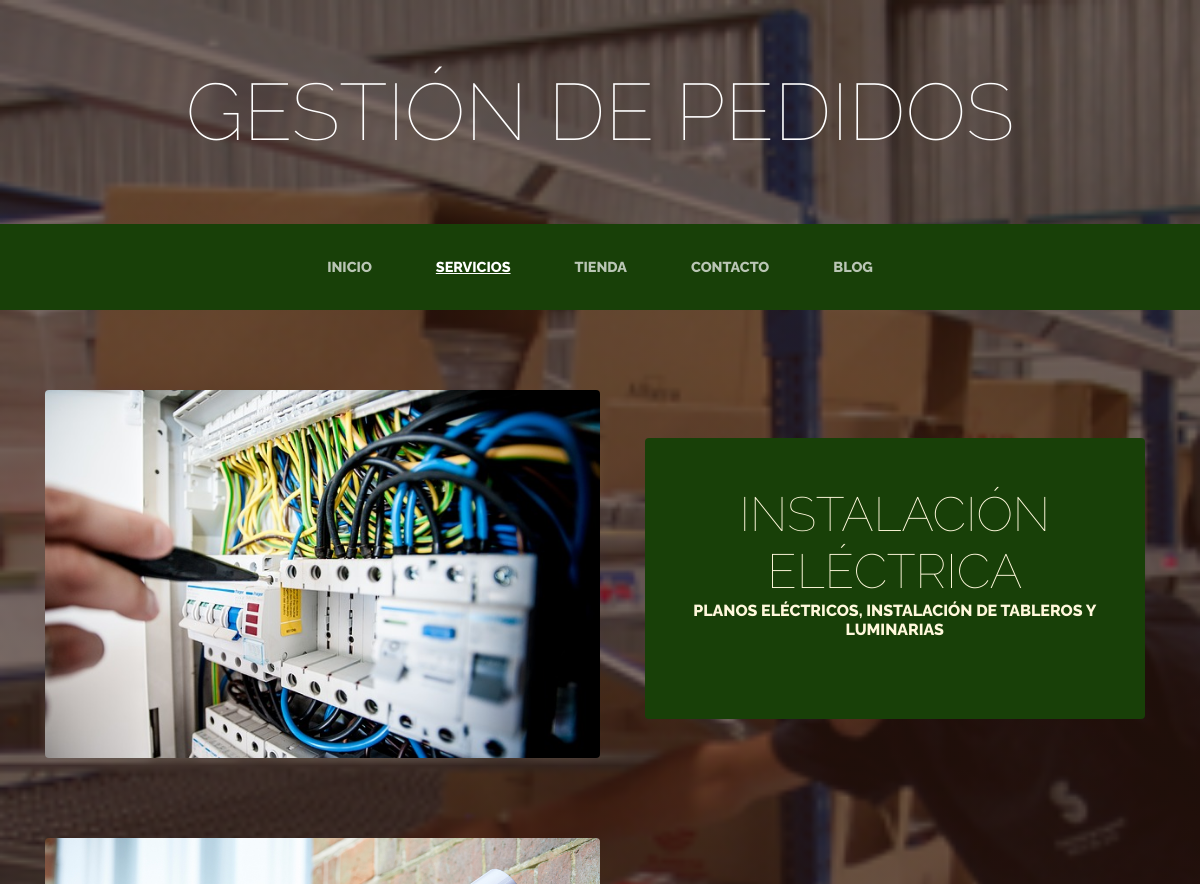
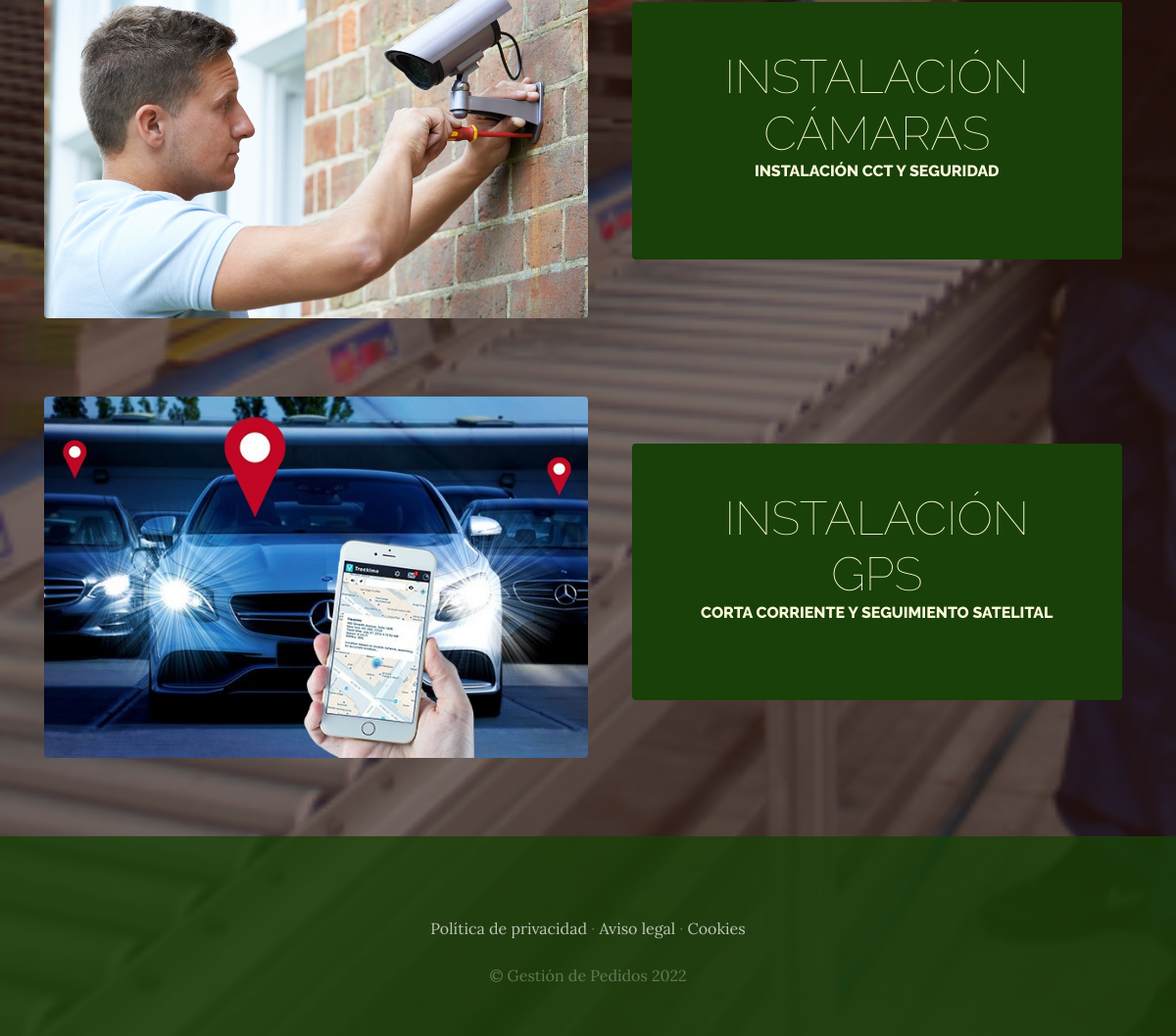
The app's page /servicios/ with its own data (2 pictures, top to bottom).
### servicios/models.py (models this page shows, shortened)
class Servicio(models.Model):
    titulo = models.CharField(max_length=50)
    contenido = models.CharField(max_length=200)
    imagen = models.ImageField(upload_to='servicios')
    created = models.DateTimeField(auto_now_add=True)
    updated = models.DateTimeField(auto_now_add=True)
    class Meta:
        verbose_name='servicio'
        verbose_name_plural='servicios'

### servicios/views.py (the view)
# urls.py: path('servicios/', include('servicios.urls')),
def servicios(request):
    servicios=Servicio.objects.all()
    return render(request, "servicios/servicios.html",{"servicios":servicios})

### carro/context_processors.py (called while the page is built)
def importe_total_carro(request):
    total=0
    '''for key, value in request.session["carro"].items():
        total=total+float(value["precio"])'''
    return {"importe_total_carro":total}

### servicios/templates/servicios/servicios.html
{% extends "ProyectoWebApp/base.html" %}
{% load static %}
{% block content %}
    {% for servicio in servicios %}
   <section class="page-section clearfix">
    <div class="container">
      <div class="intro">
        <img class="intro-img img-fluid mb-3 mb-lg-0 rounded" src="{{servicio.imagen.url}}" alt="" style="width: 50%;" >
        <div class="intro-text left-0 text-center bg-faded p-5 rounded">
          <h2 class="section-heading mb-4" >
            <span class="section-heading-lower">{{servicio.titulo}}</span>
            <span class="section-heading-upper">{{servicio.contenido}}</span>
          </h2>
        </div>
      </div>
    </div>
  </section>
    {% endfor %}
{% endblock %}

### ProyectoWebApp/static/ProyectoWebApp/css/gestion.css (style rules this page uses)
body { font-family: 'Lora'; background: linear-gradient(rgba(47, 23, 15, 0.65), rgba(47, 23, 15, 0.65)), url("../img/bg_main.jpg"); background-attachment: fixed; background-position: center; background-size: cover; }
h1, h2, h3, h4, h5, h6 { font-family: 'Raleway'; }
.page-section { margin-top: 5rem; margin-bottom: 5rem; }
.section-heading { text-transform: uppercase; }
.section-heading .section-heading-upper { display: block; font-size: 1rem; font-weight: 800; padding-bottom:.5rem; }
.section-heading .section-heading-lower { display: block; font-size: 3rem; font-weight: 100; }
.bg-faded { background-color: rgba(255, 255, 255, 0.85); }
.intro { position: relative; }
@media (min-width: 992px) { .intro .intro-img { width: 75%; float: left; } }
@media (min-width: 992px) { .intro .intro-text { left: 600; width: 60%; margin-top: 3rem; background-color: rgba(24, 64, 8); color: cornsilk; position: absolute; } }
@media (min-width: 1200px) { .intro .intro-text { width: 45%; } }

### records on screen
Servicio: imagen (picture), titulo "INSTALACIÓN ELÉCTRICA", contenido "PLANOS ELÉCTRICOS, INSTALACIÓN DE TABLEROS Y LUMINARIAS"
Servicio: imagen (picture), titulo "INSTALACIÓN CÁMARAS", contenido "INSTALACIÓN CCT Y SEGURIDAD"
Servicio: imagen (picture), titulo "INSTALACIÓN GPS", contenido "CORTA CORRIENTE Y SEGUIMIENTO SATELITAL"
